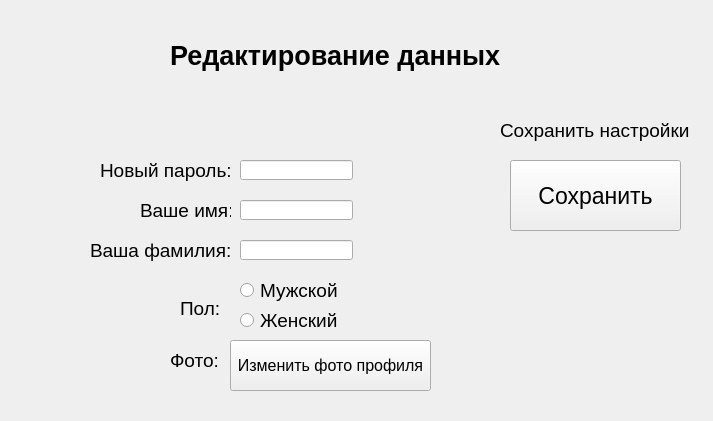
<?xml version="1.0" encoding="UTF-8"?>
<ui version="4.0">
 <class>Form</class>
 <widget class="QWidget" name="Form">
  <property name="geometry">
   <rect>
    <x>0</x>
    <y>0</y>
    <width>713</width>
    <height>421</height>
   </rect>
  </property>
  <property name="windowTitle">
   <string>Form</string>
  </property>
  <widget class="QLabel" name="heading">
   <property name="geometry">
    <rect>
     <x>170</x>
     <y>40</y>
     <width>361</width>
     <height>31</height>
    </rect>
   </property>
   <property name="font">
    <font>
     <pointsize>20</pointsize>
     <weight>75</weight>
     <bold>true</bold>
    </font>
   </property>
   <property name="text">
    <string>Редактирование данных</string>
   </property>
  </widget>
  <widget class="QLabel" name="firstname_label">
   <property name="geometry">
    <rect>
     <x>140</x>
     <y>200</y>
     <width>91</width>
     <height>21</height>
    </rect>
   </property>
   <property name="font">
    <font>
     <pointsize>14</pointsize>
    </font>
   </property>
   <property name="text">
    <string>Ваше имя:</string>
   </property>
  </widget>
  <widget class="QLabel" name="lastname_label">
   <property name="geometry">
    <rect>
     <x>90</x>
     <y>240</y>
     <width>141</width>
     <height>21</height>
    </rect>
   </property>
   <property name="font">
    <font>
     <pointsize>14</pointsize>
    </font>
   </property>
   <property name="text">
    <string>Ваша фамилия:</string>
   </property>
  </widget>
  <widget class="QLineEdit" name="firstname_edit">
   <property name="geometry">
    <rect>
     <x>240</x>
     <y>200</y>
     <width>113</width>
     <height>20</height>
    </rect>
   </property>
   <property name="font">
    <font>
     <pointsize>14</pointsize>
    </font>
   </property>
  </widget>
  <widget class="QLineEdit" name="lastname_edit">
   <property name="geometry">
    <rect>
     <x>240</x>
     <y>240</y>
     <width>113</width>
     <height>20</height>
    </rect>
   </property>
   <property name="font">
    <font>
     <pointsize>14</pointsize>
    </font>
   </property>
  </widget>
  <widget class="QLabel" name="gender_label">
   <property name="geometry">
    <rect>
     <x>180</x>
     <y>300</y>
     <width>47</width>
     <height>16</height>
    </rect>
   </property>
   <property name="font">
    <font>
     <pointsize>14</pointsize>
    </font>
   </property>
   <property name="text">
    <string>Пол:</string>
   </property>
  </widget>
  <widget class="QRadioButton" name="woman_radio">
   <property name="geometry">
    <rect>
     <x>240</x>
     <y>310</y>
     <width>101</width>
     <height>21</height>
    </rect>
   </property>
   <property name="font">
    <font>
     <pointsize>14</pointsize>
    </font>
   </property>
   <property name="text">
    <string>Женский</string>
   </property>
  </widget>
  <widget class="QRadioButton" name="man_radio">
   <property name="geometry">
    <rect>
     <x>240</x>
     <y>280</y>
     <width>101</width>
     <height>21</height>
    </rect>
   </property>
   <property name="font">
    <font>
     <pointsize>14</pointsize>
    </font>
   </property>
   <property name="text">
    <string>Мужской</string>
   </property>
  </widget>
  <widget class="QLabel" name="photo_label">
   <property name="geometry">
    <rect>
     <x>170</x>
     <y>350</y>
     <width>61</width>
     <height>21</height>
    </rect>
   </property>
   <property name="font">
    <font>
     <pointsize>14</pointsize>
    </font>
   </property>
   <property name="text">
    <string>Фото:</string>
   </property>
  </widget>
  <widget class="QPushButton" name="photo_button">
   <property name="geometry">
    <rect>
     <x>230</x>
     <y>340</y>
     <width>201</width>
     <height>51</height>
    </rect>
   </property>
   <property name="font">
    <font>
     <pointsize>12</pointsize>
    </font>
   </property>
   <property name="text">
    <string>Изменить фото профиля</string>
   </property>
  </widget>
  <widget class="QLabel" name="save_label">
   <property name="geometry">
    <rect>
     <x>500</x>
     <y>110</y>
     <width>201</width>
     <height>41</height>
    </rect>
   </property>
   <property name="font">
    <font>
     <pointsize>14</pointsize>
    </font>
   </property>
   <property name="text">
    <string>Сохранить настройки</string>
   </property>
  </widget>
  <widget class="QPushButton" name="save_button">
   <property name="geometry">
    <rect>
     <x>510</x>
     <y>160</y>
     <width>171</width>
     <height>71</height>
    </rect>
   </property>
   <property name="font">
    <font>
     <pointsize>17</pointsize>
    </font>
   </property>
   <property name="text">
    <string>Сохранить</string>
   </property>
  </widget>
  <widget class="QLineEdit" name="password_edit">
   <property name="geometry">
    <rect>
     <x>240</x>
     <y>160</y>
     <width>113</width>
     <height>20</height>
    </rect>
   </property>
   <property name="font">
    <font>
     <pointsize>14</pointsize>
    </font>
   </property>
  </widget>
  <widget class="QLabel" name="password_label">
   <property name="geometry">
    <rect>
     <x>100</x>
     <y>160</y>
     <width>131</width>
     <height>21</height>
    </rect>
   </property>
   <property name="font">
    <font>
     <pointsize>14</pointsize>
    </font>
   </property>
   <property name="text">
    <string>Новый пароль:</string>
   </property>
  </widget>
  <widget class="QLabel" name="error_label">
   <property name="geometry">
    <rect>
     <x>510</x>
     <y>250</y>
     <width>171</width>
     <height>21</height>
    </rect>
   </property>
   <property name="font">
    <font>
     <pointsize>11</pointsize>
    </font>
   </property>
   <property name="text">
    <string/>
   </property>
  </widget>
 </widget>
 <resources/>
 <connections/>
</ui>
